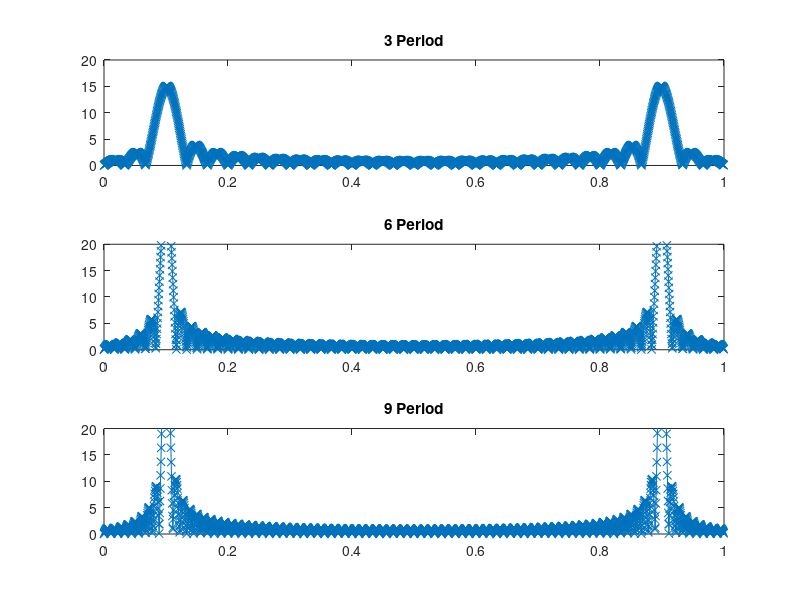

Source code (MATLAB):
clc
clear all
close all
n=[0:29]
x1=cos(2*pi*n/10)
x2=[x1 x1]
x3=[x1 x1 x1]
N=2048
X1=abs(fft(x1,N))
X2=abs(fft(x2,N))
X3=abs(fft(x3,N))
F=[0:N-1]/N
subplot(3,1,1)
plot(F,X1,'-x')
title('3 Period')
axis([0,1,0,20])
subplot(3,1,2)
plot(F,X2,'-x')
title('6 Period')
axis([0,1,0,20])
subplot(3,1,3)
plot(F,X3,'-x')
title('9 Period')
axis([0,1,0,20])
